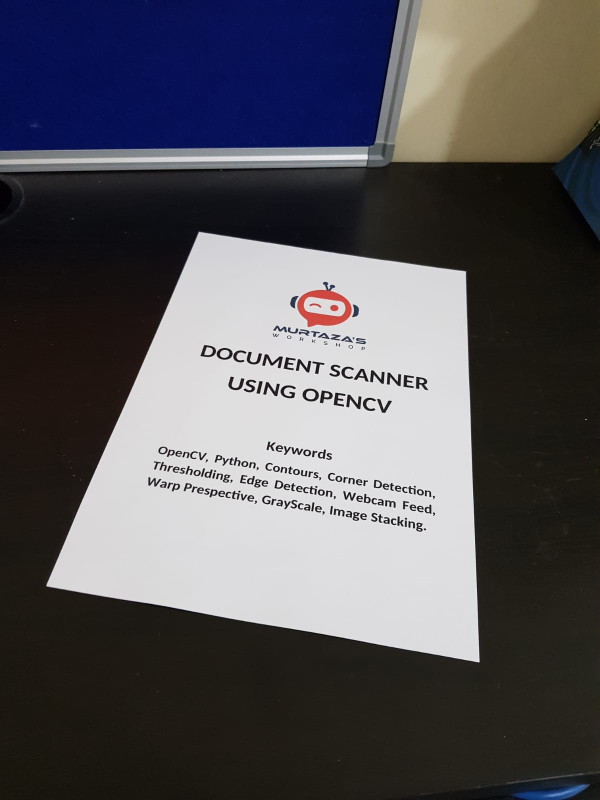
#> input picture resources/1.jpg, 1200 x 1600 px, given in place of the camera (shown at 1/2 size)
$ python colorPicker.py
#> lines starting #> are read from the running program, lines starting #| are printed output that depends on the picture; after the words box and inside, x2 and y2 are one past the last pixel; in counts of white or black regions, pixels touching at a corner belong together
import cv2
import numpy as np

frameWidth = 640
frameHeight = 480
cap = cv2.VideoCapture(0)
cap.set(3, frameWidth)
cap.set(4, frameHeight)
cap.set(10,150)

def empty(a):
    pass

cv2.namedWindow("HSV")
cv2.resizeWindow("HSV",640,240)
cv2.createTrackbar("HUE Min","HSV",153,179,empty)
cv2.createTrackbar("SAT Min","HSV",0,255,empty)
cv2.createTrackbar("VALUE Min","HSV",0,255,empty)
cv2.createTrackbar("HUE Max","HSV",179,179,empty)
cv2.createTrackbar("SAT Max","HSV",255,255,empty)
cv2.createTrackbar("VALUE Max","HSV",255,255,empty)

while True:

    _, img = cap.read()
#> img is the input picture: shape (1600, 1200, 3); mean B, G, R 89.7, 85.2, 86.8
    imgHsv = cv2.cvtColor(img,cv2.COLOR_BGR2HSV)
#> imgHsv: shape (1600, 1200, 3); mean H, S, V 64.3, 77.4, 97.1

    h_min = cv2.getTrackbarPos("HUE Min","HSV")
    h_max = cv2.getTrackbarPos("HUE Max", "HSV")
    s_min = cv2.getTrackbarPos("SAT Min", "HSV")
    s_max = cv2.getTrackbarPos("SAT Max", "HSV")
    v_min = cv2.getTrackbarPos("VALUE Min", "HSV")
    v_max = cv2.getTrackbarPos("VALUE Max", "HSV")
    print(h_min)

    lower = np.array([h_min,s_min,v_min])
    upper = np.array([h_max,s_max,v_max])
    mask = cv2.inRange(imgHsv,lower,upper)
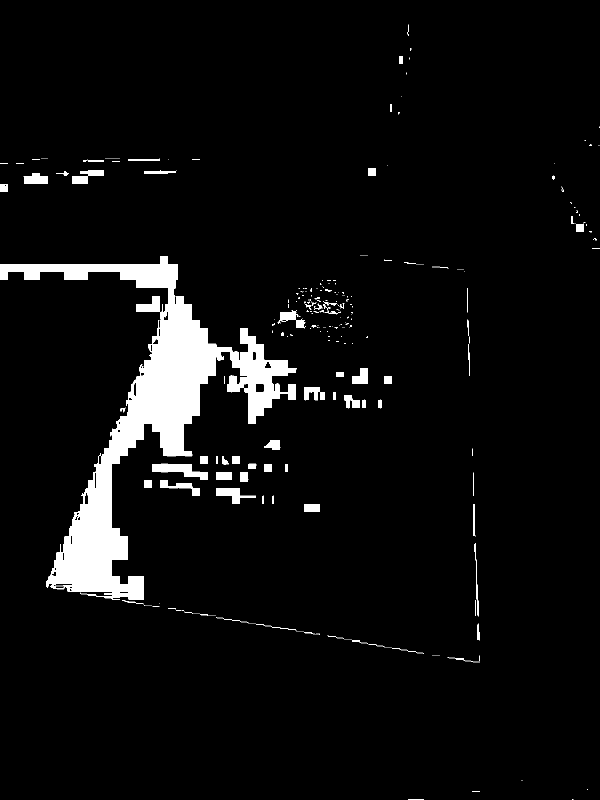
#> mask: shape (1600, 1200) (shown at 1/2 size); 5.4% white; 344 white regions (253 under 20 px), largest, box (x1, y1, x2, y2) and area: (0, 512, 593, 1200) 86076, (304, 927, 416, 960) 1871, (432, 976, 511, 1008) 1141
    result = cv2.bitwise_and(img,img, mask = mask)
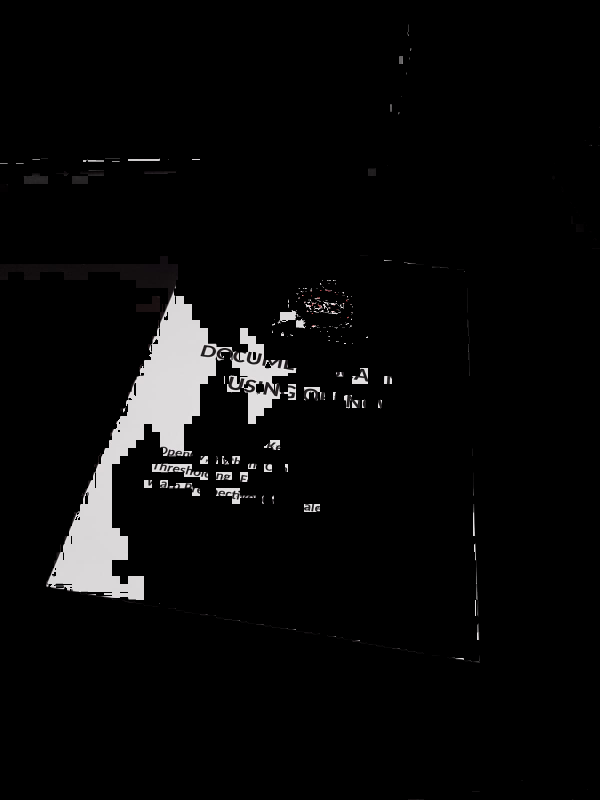
#> result: shape (1600, 1200, 3) (shown at 1/2 size); mean B, G, R 9.3, 9.3, 9.4

    mask = cv2.cvtColor(mask, cv2.COLOR_GRAY2BGR)
    hStack = np.hstack([img,mask,result])
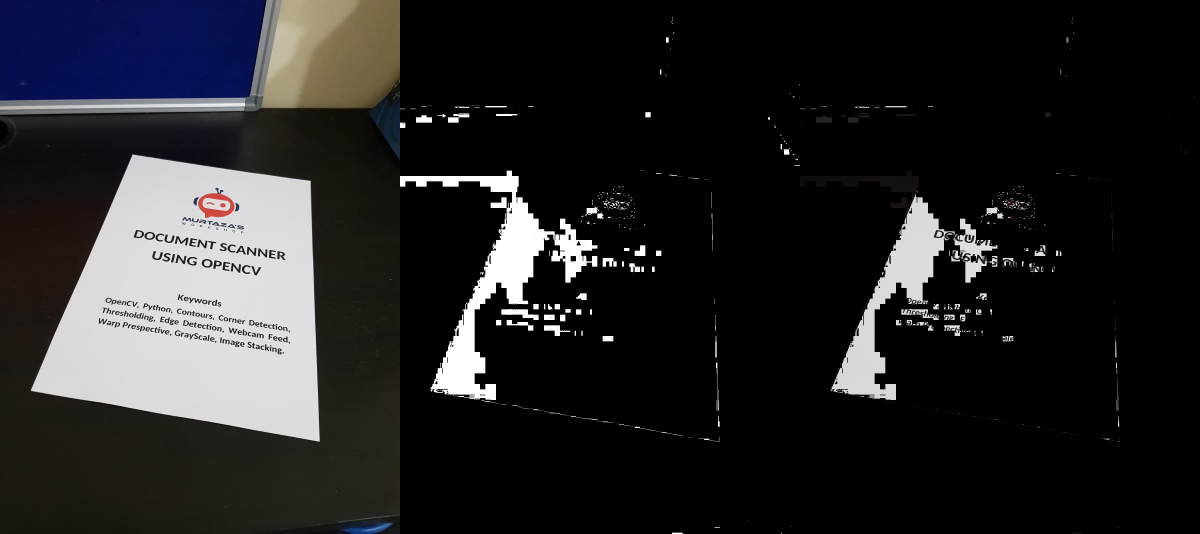
#> hStack: shape (1600, 3600, 3) (shown at 1/3 size); mean B, G, R 37.6, 36.1, 36.7
    # [4 lines of commented-out code are left out]
    cv2.imshow('Horizontal Stacking', hStack)
    if cv2.waitKey(1) & 0xFF == ord('q'):
#> (key q is pressed here)
        break

cap.release()
cv2.destroyAllWindows()
